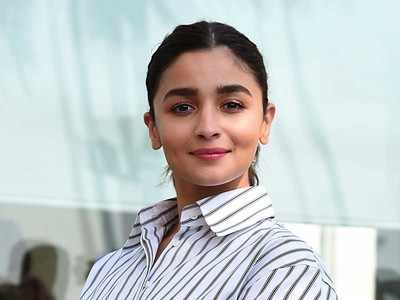
#> input picture libraries/opencv/img.png, 400 x 300 px
$ python imgread.py
#> lines starting #> are read from the running program, lines starting #| are printed output that depends on the picture
### libraries/opencv/view.py
import cv2
def viewImage(image, name_of_window):
    cv2.namedWindow(name_of_window, cv2.WINDOW_NORMAL)
    cv2.imshow(name_of_window, image)
    cv2.waitKey(0)
    cv2.destroyAllWindows()

### libraries/opencv/imgread.py
import cv2 as cv
import example
import view
image = cv.imread('img.png')
#> image is the input picture: shape (300, 400, 3); mean B, G, R 197.8, 198.5, 192.5

# [13 lines of commented-out code are left out]

img = cv.cvtColor(image, cv.COLOR_BGR2RGB)


# [10 lines of commented-out code are left out]

gray_image = cv.cvtColor(image, cv.COLOR_BGR2GRAY)
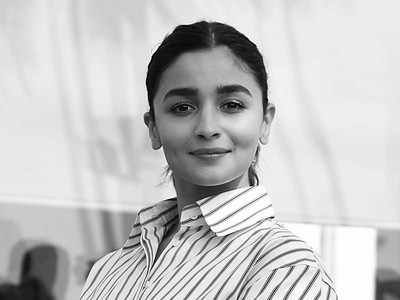
#> gray_image: shape (300, 400); min 0, max 255, mean 196.7
ret, threshold_image = cv.threshold(image, 127, 255, 0)
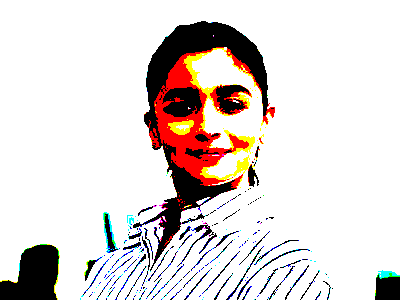
#> threshold_image: shape (300, 400, 3); mean B, G, R 214, 216.3, 224.3
#view.viewImage(gray_image, "Gray-scale doggo")
view.viewImage(threshold_image, "Black & White doggo")
